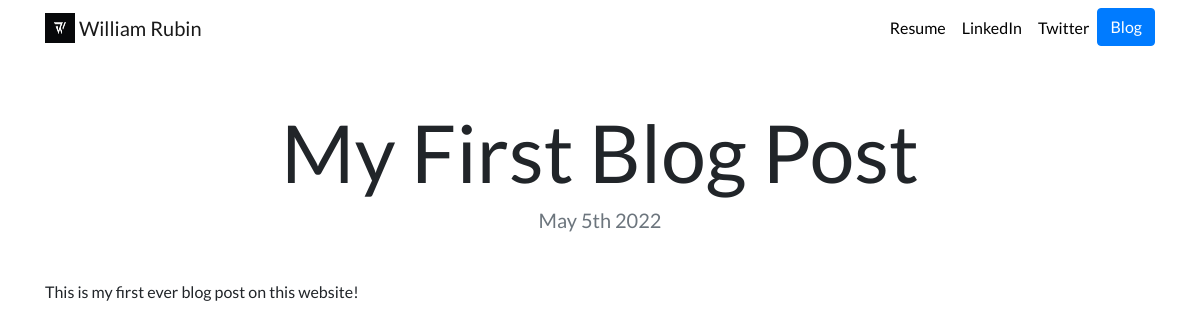
Page /blog/17/ on the committed database.
### blog/models.py (models this page shows, shortened)
class Blog(models.Model):
    title = models.CharField(max_length=200)
    description = models.TextField()
    date = models.DateField()

### blog/views.py (the view)
# urls.py: path('<int:blog_id>/', views.detail, name='detail'),
def detail(request, blog_id):
    blog = get_object_or_404(Blog, pk=blog_id)
    return render (request, 'blog/detail.html', {'blog':blog})

### blog/templates/blog/detail.html
{% extends "portfolio/base.html" %}
{% load static %}
{% block content %}
<h1 class="text-center mt-5" id="blogdetailtitle">{{ blog.title }}</h1>
<h5 class="text-center text-muted mb-5">{{ blog.date|date:'F jS Y' }}</h5>
{{ blog.description|safe }}
{% endblock %}

### portfolio/static/portfolio/custom.css (style rules this page uses)
body { font-family: 'Lato', sans-serif; }
@media (min-width: 992px) { #blogdetailtitle { font-size: 5rem; } }

### rows in the picture
Blog: title "My First Blog Post", date "May 5th 2022", description "This is my first ever blog post on this website!"
